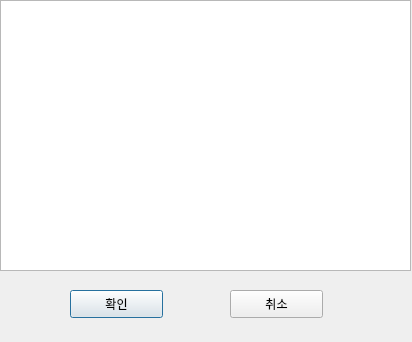
<?xml version="1.0" encoding="UTF-8"?>
<ui version="4.0">
 <class>Dialog</class>
 <widget class="QDialog" name="Dialog">
  <property name="geometry">
   <rect>
    <x>0</x>
    <y>0</y>
    <width>412</width>
    <height>342</height>
   </rect>
  </property>
  <property name="windowTitle">
   <string>Dialog</string>
  </property>
  <widget class="QTextEdit" name="text">
   <property name="geometry">
    <rect>
     <x>0</x>
     <y>0</y>
     <width>411</width>
     <height>271</height>
    </rect>
   </property>
  </widget>
  <widget class="QPushButton" name="Confirm">
   <property name="geometry">
    <rect>
     <x>70</x>
     <y>290</y>
     <width>93</width>
     <height>28</height>
    </rect>
   </property>
   <property name="text">
    <string>확인</string>
   </property>
  </widget>
  <widget class="QPushButton" name="Cancel">
   <property name="geometry">
    <rect>
     <x>230</x>
     <y>290</y>
     <width>93</width>
     <height>28</height>
    </rect>
   </property>
   <property name="text">
    <string>취소</string>
   </property>
  </widget>
 </widget>
 <resources/>
 <connections/>
</ui>
